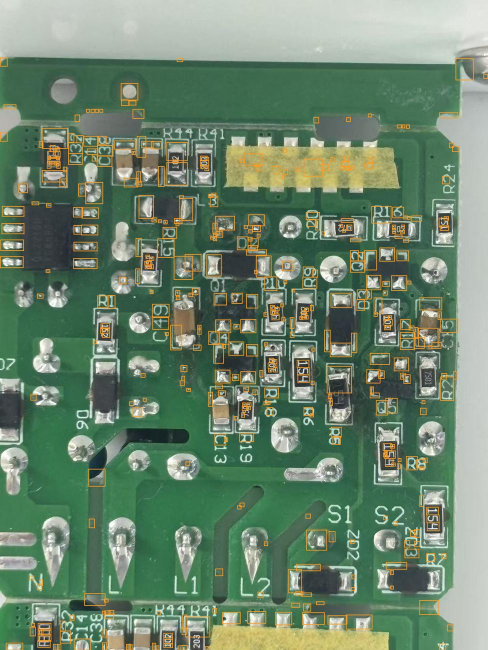
#> input picture data/smd-request-20261112/normal-example-sites.jpg, 975 x 1300 px (shown at 1/2 size)
$ python -i solder_sites.py   (imports and definitions only)
#> lines starting #> are read from the running program, lines starting #| are printed output that depends on the picture; after the words box and inside, x2 and y2 are one past the last pixel; in counts of white or black regions, pixels touching at a corner belong together
### pcb_alignment.py
"""Planar board registration with a high-resolution image for annotation."""
import base64
import json

import cv2
import numpy as np
from PIL import Image


def read_image(path, limit=1600):
#> called with limit = 1920
    image = (cv2.cvtColor(np.asarray(path.convert("RGB")), cv2.COLOR_RGB2BGR)
             if isinstance(path, Image.Image) else cv2.imdecode(np.fromfile(path, dtype=np.uint8), cv2.IMREAD_COLOR))
#> image is the input picture: shape (1300, 975, 3); mean B, G, R 109.7, 133.5, 109.6
    if image is None:
        raise ValueError("无法读取原图，请重新上传")
    scale = min(1, limit / max(image.shape[:2]))
#> scale = 1
    return cv2.resize(image, None, fx=scale, fy=scale) if scale < 1 else image


# [106 lines left out: functions validate_matrix, validate_points, validate_registration, align, project_labels, not called in this run]

### solder_sites.py
"""Conservative, editable solder/lead candidates; these are not defect labels."""
import cv2
import numpy as np
from pcb_alignment import read_image

PROFILES={
    "precise":dict(area=120,thickness=3.1,fill=.43,texture=20),
    "balanced":dict(area=40,thickness=2.5,fill=.36,texture=10),
    "dense":dict(area=22,thickness=1.8,fill=.28,texture=6),
}


def detect_sites(path,sensitivity="precise"):
    if sensitivity not in PROFILES:
        raise ValueError("请选择有效的定位精度")
    profile=PROFILES[sensitivity]
    image=read_image(path,limit=1920)
    height,width=image.shape[:2]
#> height = 1300; width = 975
    unit=max(height,width)/1920
#> unit = 0.677
    hsv=cv2.cvtColor(image,cv2.COLOR_BGR2HSV)
#> hsv: shape (1300, 975, 3); mean H, S, V 62.9, 76.4, 135.9
    blue,green,red=cv2.split(image.astype(np.int16))
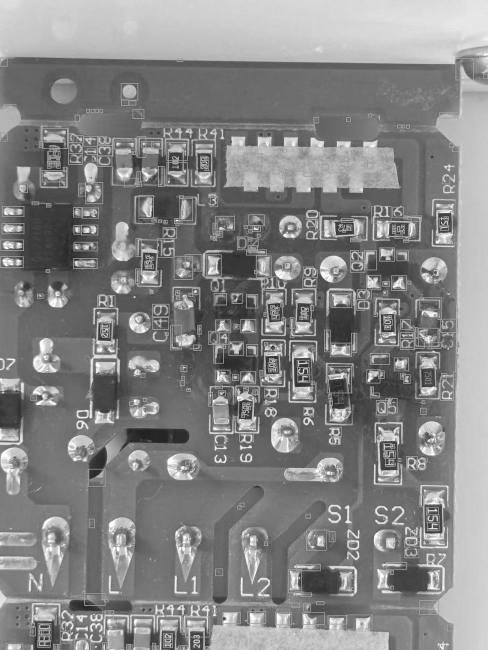
#> green: shape (1300, 975) int16 (shown at 1/2 size); min 10, max 255, mean 133.5
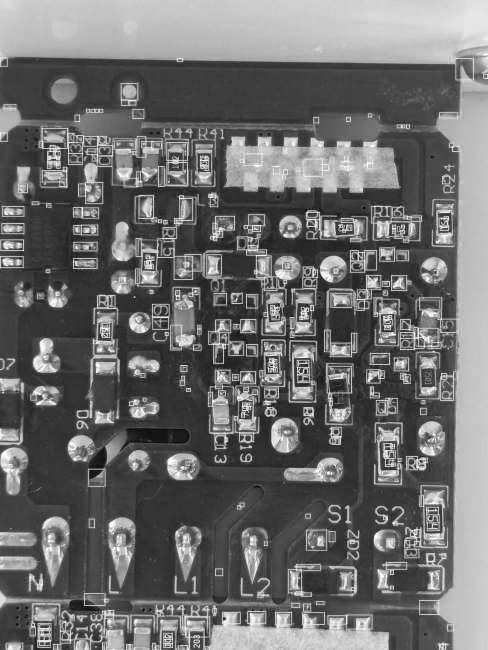
#> red: shape (1300, 975) int16 (shown at 1/2 size); min 0, max 255, mean 109.6
    substrate=(green>red*1.12)&(green>blue*1.02)&(green>45)
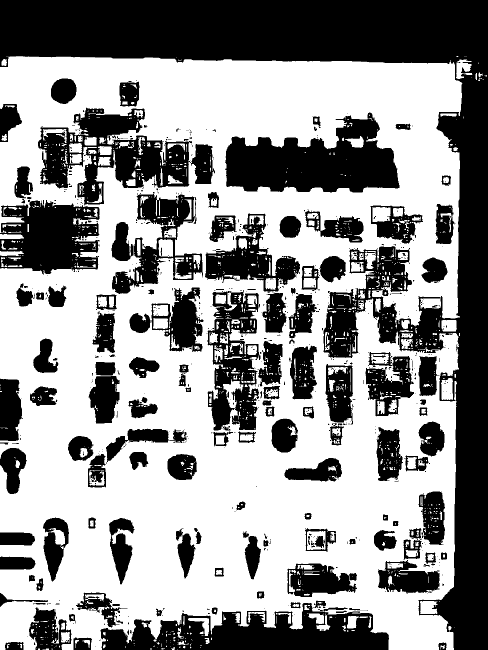
#> substrate: shape (1300, 975) bool (shown at 1/2 size); 57.8% white; 832 black regions (680 under 20 px), largest, box (x1, y1, x2, y2) and area: (0, 0, 975, 1300) 216113, (450, 225, 799, 385) 34410, (201, 1206, 778, 1300) 31590
    board=substrate.astype(np.uint8)*255
    size=max(3,int(round(35*unit))|1)
#> size = 25
    board=cv2.morphologyEx(board,cv2.MORPH_CLOSE,np.ones((size,size),np.uint8))
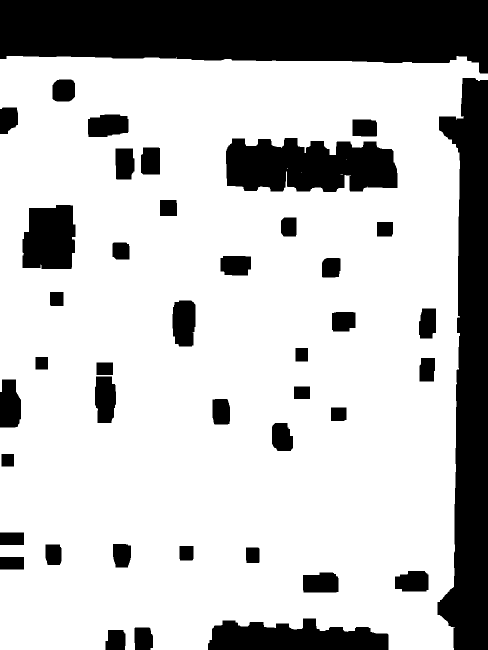
#> board: shape (1300, 975) (shown at 1/2 size); 75.7% white; 42 black regions
    contours,_=cv2.findContours(board,cv2.RETR_EXTERNAL,cv2.CHAIN_APPROX_SIMPLE)
#> contours = 1 contour; box (x1, y1, x2, y2) and area: (0, 112, 975, 1300) 1047562
    if not contours:
        raise ValueError("未找到电路板区域，请使用清楚的正面标准图")
    board[:]=0
#> board: shape (1300, 975); every value is 0
    cv2.drawContours(board,[max(contours,key=cv2.contourArea)],-1,255,-1)
#> board: shape (1300, 975); 82.9% white; 9 black regions, largest, box (x1, y1, x2, y2) and area: (0, 0, 975, 147) 116907, (875, 156, 975, 1300) 73064, (416, 1237, 777, 1300) 16801
    erosion=max(3,int(round(9*unit))|1)
#> erosion = 7
    board=cv2.erode(board,np.ones((erosion,erosion),np.uint8))
#> board: shape (1300, 975); 81.9% white; 9 black regions, largest, box (x1, y1, x2, y2) and area: (0, 0, 975, 150) 120094, (872, 153, 975, 1300) 77304, (413, 1234, 780, 1300) 18596
    # Broader neutral highlights include the grey portions of solder, not only glare.
    metal=((hsv[:,:,1]<100)&(hsv[:,:,2]>100)&(green-red<35)&(board>0)).astype(np.uint8)*255
#> metal: shape (1300, 975); 21.5% white; 2732 white regions (2235 under 20 px), largest, box (x1, y1, x2, y2) and area: (275, 224, 875, 389) 32145, (35, 218, 275, 314) 7446, (198, 1187, 582, 1300) 7393
    kernel=cv2.getStructuringElement(cv2.MORPH_ELLIPSE,(3,3))
    opening=max(3,int(round((5 if sensitivity!="dense" else 3)*unit))|1)
#> opening = 3
    metal=cv2.morphologyEx(metal,cv2.MORPH_OPEN,cv2.getStructuringElement(cv2.MORPH_ELLIPSE,(opening,opening)))
#> metal: shape (1300, 975); 19.8% white; 914 white regions (434 under 20 px), largest, box (x1, y1, x2, y2) and area: (280, 224, 807, 388) 29847, (39, 218, 274, 291) 7023, (0, 840, 56, 991) 5349
    metal=cv2.morphologyEx(metal,cv2.MORPH_CLOSE,kernel)
#> metal: shape (1300, 975); 20.2% white; 796 white regions (390 under 20 px), largest, box (x1, y1, x2, y2) and area: (280, 224, 807, 388) 30587, (39, 218, 289, 296) 8826, (0, 840, 56, 991) 5397
    count,labels,stats,_=cv2.connectedComponentsWithStats(metal)
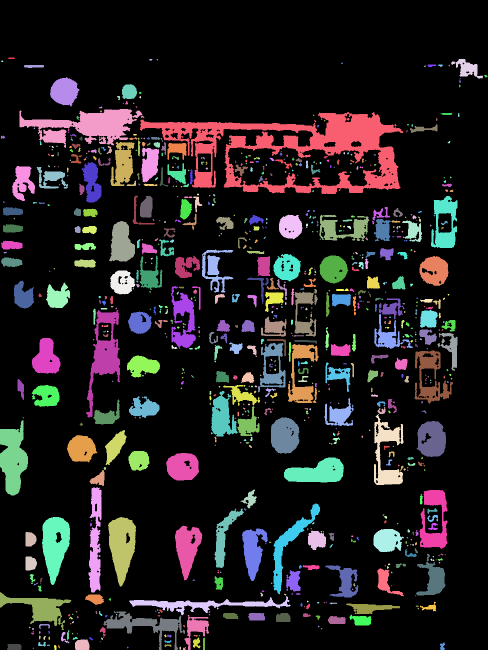
#> labels: shape (1300, 975) int32 (shown at 1/2 size); 797 distinct labels, from 0 to 796; one colour per label, 0 black
#> count = 797; stats = 797 rows, first 6: [0, 0, 975, 1300, 1011982], [16, 115, 14, 3, 38], [298, 118, 7, 3, 17], [313, 118, 3, 3, 5], [902, 118, 64, 39, 1073], [2, 121, 5, 3, 11]
    rectangles=[]
    for index in range(1,count):
        x,y,w,h,area=stats[index]
        if not (max(60 if sensitivity=="precise" else 20 if sensitivity=="balanced" else 8,profile["area"]*unit*unit)<=area<=width*height*.003):
            continue
        if min(w,h)<max(3,5*unit) or not 1.1<=max(w,h)/min(w,h)<=6 or w>width*.09 or h>height*.09:
            continue
        component=(labels[y:y+h,x:x+w]==index).astype(np.uint8)
        distance=cv2.distanceTransform(component,cv2.DIST_L2,3)
        if distance.max()<max(1.3,profile["thickness"]*unit) or area/(w*h)<max(.52,profile["fill"]):
            continue
        contours,_=cv2.findContours(component,cv2.RETR_EXTERNAL,cv2.CHAIN_APPROX_SIMPLE)
        contour=max(contours,key=cv2.contourArea)
        _,sides,_=cv2.minAreaRect(contour)
        if not sides[0]*sides[1] or cv2.contourArea(contour)/(sides[0]*sides[1])<.66:
            continue
        values=hsv[y:y+h,x:x+w,2][distance>max(.9,unit)]
        if len(values)<5 or float(values.std())<profile["texture"]:
            continue
        center=hsv[y+int(h*.2):y+max(int(h*.8),int(h*.2)+1),x+int(w*.2):x+max(int(w*.8),int(w*.2)+1)]
        if np.mean((center[:,:,2]<100)&(center[:,:,1]<120))>.3:
            continue
        rectangles.append((int(x),int(y),int(w),int(h)))
#> this loop made 796 passes
#> (x, y, w, h, area) on passes 1, 4, 8: (16, 115, 14, 3, 38), (902, 118, 64, 39, 1073), (876, 129, 10, 5, 32)
#> after the loop, rectangles = 45 items, first 6: (221, 284, 48, 88), (283, 295, 35, 70), (163, 324, 40, 81), (280, 392, 26, 44), (862, 392, 53, 104), (360, 398, 24, 41)
    # SMD pads must be opposite terminals of a populated or empty footprint. An isolated bright
    # rectangle, printed character or entire component is not a joint target.
    supported=set()
    for i,first in enumerate(rectangles):
        x,y,w,h=first
        for j in range(i+1,len(rectangles)):
            a,b,c,d=rectangles[j]
            if max(w,c)/min(w,c)>2.1 or max(h,d)/min(h,d)>2.1:
                continue
            region=None;paired_shape=False
            if abs(y+h/2-b-d/2)<min(h,d)*.45:
                left,right=sorted([first,rectangles[j]],key=lambda r:r[0])
                gap=right[0]-left[0]-left[2]
                if min(w,c)*.2<=gap<=max(w,c)*7:
                    top=max(y,b);bottom=min(y+h,b+d)
                    region=hsv[top:bottom,left[0]+left[2]:right[0]]
                    paired_shape=min(h/w,d/c)>=1.4 and gap<=max(w,c)*5
            if region is None and abs(x+w/2-a-c/2)<min(w,c)*.45:
                top,bottom=sorted([first,rectangles[j]],key=lambda r:r[1])
                gap=bottom[1]-top[1]-top[3]
                if min(h,d)*.2<=gap<=max(h,d)*7:
                    left=max(x,a);right=min(x+w,a+c)
                    region=hsv[top[1]+top[3]:bottom[1],left:right]
                    paired_shape=min(w/h,c/d)>=1.4 and gap<=max(h,d)*5
            if region is None or not region.size:
                continue
            body=(region[:,:,2]<155)&(region[:,:,1]<155)
            green_gap=(region[:,:,1]>100)&(region[:,:,0]>25)&(region[:,:,0]<100)
            if np.mean(body)<(.4 if sensitivity=="precise" else .3) and not (paired_shape and np.mean(green_gap)>.4):
                continue
            supported.update((i,j))
#> this loop made 45 passes
#> (x, y, w, h) on passes 1 to 12: (221, 284, 48, 88), (283, 295, 35, 70), (163, 324, 40, 81), (280, 392, 26, 44), (862, 392, 53, 104), (360, 398, 24, 41), (6, 414, 40, 17), (148, 416, 14, 16), (166, 417, 29, 17), (685, 439, 20, 4), (748, 438, 34, 45), (218, 442, 52, 81)
#> after the loop, supported = 29 items
    proposals=[]
    pad=max(1,round(2*unit))
#> pad = 1
    for index in supported:
        x,y,w,h=rectangles[index]
        proposals.append(([max(0,x-pad),max(0,y-pad),min(width,x+w+pad),min(height,y+h+pad)],"smd_joint"))
#> this loop made 29 passes
#> (index, x, y, w, h) on passes 4 to 15: (5, 360, 398, 24, 41), (6, 6, 414, 40, 17), (8, 166, 417, 29, 17), (11, 218, 442, 52, 81), (12, 6, 448, 40, 17), (13, 164, 452, 30, 16), (15, 2, 481, 43, 18), (16, 149, 486, 43, 14), (18, 2, 515, 43, 19), (19, 148, 519, 44, 16), (22, 664, 588, 38, 25), (24, 433, 640, 27, 24)
#> after the loop, proposals = 29 items
    # Plated through holes have a dark, neutral centre and a metallic ring.
    # A white silkscreen ring surrounding green substrate is rejected.
    dark=((hsv[:,:,2]<80)&(board>0)).astype(np.uint8)*255
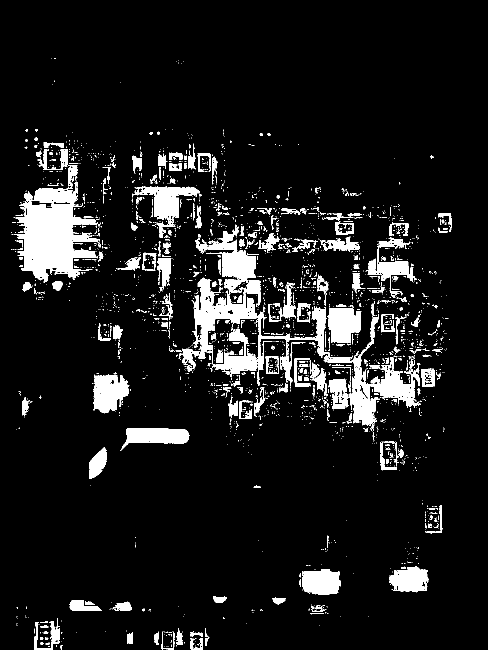
#> dark: shape (1300, 975) (shown at 1/2 size); 9.2% white; 2671 white regions (2373 under 20 px)
    holes,_=cv2.findContours(dark,cv2.RETR_EXTERNAL,cv2.CHAIN_APPROX_SIMPLE)
#> holes = 2637 contours, 2452 with area under 20; largest, box (x1, y1, x2, y2) and area: (28, 298, 200, 566) 19374, (424, 607, 842, 852) 15111, (358, 555, 514, 744) 7369, (391, 449, 522, 612) 5984, (264, 372, 400, 476) 4276
    neutral_metal=(hsv[:,:,1]<115)&(hsv[:,:,2]>115)&(board>0)
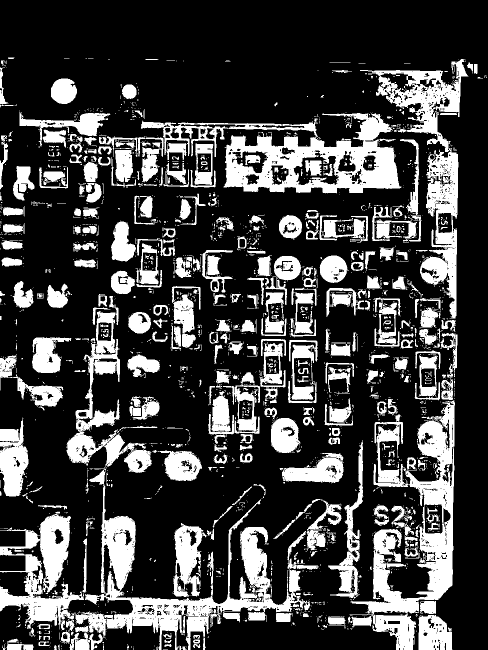
#> neutral_metal: shape (1300, 975) bool (shown at 1/2 size); 26% white; 2565 white regions (2091 under 20 px), largest, box (x1, y1, x2, y2) and area: (0, 937, 637, 1300) 50443, (282, 226, 803, 387) 30889, (701, 801, 910, 1300) 29127
    hole_candidates=[]
    for contour in holes:
        area=cv2.contourArea(contour);perimeter=cv2.arcLength(contour,True)
        if not perimeter or area<max(5,8*unit*unit) or 4*np.pi*area/perimeter**2<.55:
            continue
        (cx,cy),radius=cv2.minEnclosingCircle(contour)
        hole_candidates.append((cx,cy,radius))
#> this loop made 2637 passes
#> contour on passes 42, 43, 45: [[335, 1263], [334, 1264], [331, 1264], [335, 1264]], [[327, 1263], [328, 1264], [329, 1263], [328, 1264]], [[316, 1263]]
    circles=cv2.HoughCircles(cv2.cvtColor(image,cv2.COLOR_BGR2GRAY),cv2.HOUGH_GRADIENT,1,
        max(6,8*unit),param1=100,param2=12,minRadius=max(3,round(3*unit)),maxRadius=max(9,round(30*unit)))
    if circles is not None:
        hole_candidates.extend((float(x),float(y),float(radius)/1.4) for x,y,radius in circles[0])
    for cx,cy,radius in hole_candidates:
        if not max(2,2.5*unit)<=radius<=max(6,17*unit):
            continue
        outer=radius*1.65
        left,top,right,bottom=int(cx-outer-2),int(cy-outer-2),int(cx+outer+3),int(cy+outer+3)
        if left<0 or top<0 or right>width or bottom>height:
            continue
        yy,xx=np.ogrid[top:bottom,left:right]
        distance=np.sqrt((xx-cx)**2+(yy-cy)**2)
        core=distance<radius*.65;ring=(distance>radius*1.03)&(distance<outer)
        roi=hsv[top:bottom,left:right]
        if not core.any() or not ring.any() or np.mean(roi[:,:,2][core]<100)<(.9 if sensitivity=="precise" else .8):
            continue
        metal_ring=neutral_metal[top:bottom,left:right]
        if np.mean(metal_ring[ring])<(.42 if sensitivity=="precise" else .3):
            continue
        coverage=0;green_context=0;context_values=[]
        for angle in np.linspace(0,2*np.pi,16,endpoint=False):
            px=int(round(cx+radius*1.3*np.cos(angle)));py=int(round(cy+radius*1.3*np.sin(angle)))
            coverage+=bool(neutral_metal[py,px])
            gx=int(round(cx+radius*2.3*np.cos(angle)));gy=int(round(cy+radius*2.3*np.sin(angle)))
            if 0<=gx<width and 0<=gy<height and substrate[gy,gx]:
                green_context+=1;context_values.append(hsv[gy,gx,2])
        if coverage<(12 if sensitivity=="precise" else 9) or green_context<(8 if sensitivity=="precise" else 6):
            continue
        if np.median(roi[:,:,2][core])>np.median(context_values)*.7:
            continue
        proposals.append(([left,top,right,bottom],"through_hole"))
#> this loop made 4256 passes
#> (cx, cy, radius) on passes 1 to 3: (83.3, 1286.5, 2.75), (91.5, 1265.5, 4.53), (286.6, 1219.3, 2.7)
    kept=[]
    for rect,kind in sorted(proposals,key=lambda item:(item[0][2]-item[0][0])*(item[0][3]-item[0][1]),reverse=True):
        area=(rect[2]-rect[0])*(rect[3]-rect[1])
        if any(max(0,min(rect[2],other[2])-max(rect[0],other[0]))*
               max(0,min(rect[3],other[3])-max(rect[1],other[1]))/area>.55 for other,_ in kept):
            continue
        kept.append((rect,kind))
#> this loop made 29 passes
#> rect on passes 1 to 12: [832, 841, 893, 915], [220, 283, 270, 373], [217, 441, 271, 524], [541, 834, 600, 909], [63, 675, 122, 749], [62, 769, 120, 815], [282, 294, 319, 366], [279, 391, 307, 437], [359, 397, 385, 440], [698, 1228, 744, 1252], [663, 587, 703, 614], [661, 687, 702, 713]
    kept.sort(key=lambda item:(round((item[0][1]+item[0][3])/max(12,24*unit)),item[0][0]))
    return [dict(id=f"S{index:04}",x1=rect[0]/width,y1=rect[1]/height,
                 x2=rect[2]/width,y2=rect[3]/height,origin="auto",kind=kind)
            for index,(rect,kind) in enumerate(kept,1)]

>>> result = detect_sites('data/smd-request-20261112/normal-example-sites.jpg')
